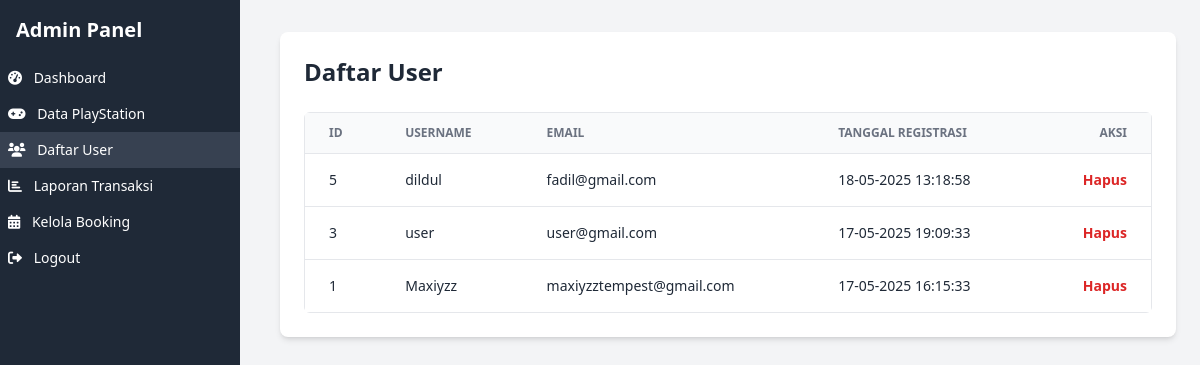
/admin/daftar_user.php (signed in), run on the app's committed database.
### tables this page shows
CREATE TABLE `users` (
  `user_id` int(11) NOT NULL,
  `username` varchar(50) NOT NULL,
  `email` varchar(100) NOT NULL,
  `password` varchar(255) NOT NULL,
  `role` varchar(20) NOT NULL,
  `created_at` timestamp NOT NULL DEFAULT current_timestamp(),
  `updated_at` timestamp NOT NULL DEFAULT current_timestamp() ON UPDATE current_timestamp()
);

### admin/daftar_user.php (the view, shortened to what this page needs)
<?php
require_once '../includes/koneksi.php';
$stmt = $pdo->query("SELECT user_id, username, email, created_at FROM users ORDER BY user_id DESC");
$users = $stmt->fetchAll(PDO::FETCH_ASSOC);
?>
<!DOCTYPE html>
<html lang="id">
<head>
    <script src="https://cdn.tailwindcss.com"></script>
    <link href="https://cdnjs.cloudflare.com/ajax/libs/font-awesome/6.0.0-beta3/css/all.min.css" rel="stylesheet">
</head>
<body class="bg-gray-100">
    <div id="sidebar" class="bg-gray-800 text-white w-60 flex-shrink-0 transform -translate-x-full sm:translate-x-0 transition-transform duration-300 ease-in-out fixed top-0 left-0 h-full z-20">
        <div class="p-4">
            <h1 class="text-xl font-semibold">Admin Panel</h1>
        </div>
        <ul>
            <li class="p-2 hover:bg-gray-700">
                <a href="../dashboard.php" class="block text-sm"><i class="fas fa-tachometer-alt mr-2"></i> Dashboard</a>
            </li>
            <li class="p-2 hover:bg-gray-700">
                <a href="data_ps.php" class="block text-sm"><i class="fas fa-gamepad mr-2"></i> Data PlayStation</a>
            </li>
            <li class="p-2 bg-gray-700">
                <a href="daftar_user.php" class="block text-sm"><i class="fas fa-users mr-2"></i> Daftar User</a>
            </li>
            <li class="p-2 hover:bg-gray-700">
                <a href="laporan_transaksi.php" class="block text-sm"><i class="fas fa-chart-bar mr-2"></i> Laporan Transaksi</a>
            </li>
            <li class="p-2 hover:bg-gray-700">
                <a href="kelola_booking.php" class="block text-sm"><i class="fas fa-calendar-alt mr-2"></i> Kelola Booking</a>
            </li>
            <li class="p-2 hover:bg-gray-700">
                <a href="../auth/logout.php" class="block text-sm"><i class="fas fa-sign-out-alt mr-2"></i> Logout</a>
            </li>
        </ul>
    </div>
<div class="px-6 py-8 sm:ml-64 bg-gray-100 min-h-screen">
    <div class="bg-white shadow-md rounded-lg p-6">
        <h2 class="text-2xl font-bold text-gray-800 mb-6">Daftar User</h2>
        <div class="overflow-x-auto rounded-md">
            <table class="min-w-full bg-white divide-y divide-gray-200 border border-gray-200">
                <thead class="bg-gray-50">
                    <tr>
                        <th class="px-6 py-3 text-left text-xs font-semibold text-gray-500 uppercase">ID</th>
                        <th class="px-6 py-3 text-left text-xs font-semibold text-gray-500 uppercase">Username</th>
                        <th class="px-6 py-3 text-left text-xs font-semibold text-gray-500 uppercase">Email</th>
                        <th class="px-6 py-3 text-left text-xs font-semibold text-gray-500 uppercase">Tanggal Registrasi</th>
                        <th class="px-6 py-3 text-right text-xs font-semibold text-gray-500 uppercase">Aksi</th>
                    </tr>
                </thead>
                <tbody class="bg-white divide-y divide-gray-200">
                    <?php foreach ($users as $user) : ?>
                        <tr class="hover:bg-gray-50">
                            <td class="px-6 py-4 text-sm text-gray-800"><?php echo $user['user_id']; ?></td>
                            <td class="px-6 py-4 text-sm text-gray-800"><?php echo htmlspecialchars($user['username']); ?></td>
                            <td class="px-6 py-4 text-sm text-gray-800"><?php echo htmlspecialchars($user['email']); ?></td>
                            <td class="px-6 py-4 text-sm text-gray-800"><?php echo date('d-m-Y H:i:s', strtotime($user['created_at'])); ?></td>
                            <td class="px-6 py-4 text-sm text-right">
                                <form method="post" onsubmit="return confirm('Apakah Anda yakin ingin menghapus user ini?')" class="inline-block">
                                    <button type="submit" name="hapus_user" class="text-red-600 hover:text-red-800 font-semibold">Hapus</button>
                                </form>
                            </td>
                        </tr>
                    <?php endforeach; ?>
                </tbody>
            </table>
        </div>
    </div>
</div>
</body>
</html>

### data on the page
users: user_id "5", username "dildul", email "fadil@gmail.com", created_at "18-05-2025 13:18:58"
users: user_id "3", username "user", email "user@gmail.com", created_at "17-05-2025 19:09:33"
users: user_id "1", username "Maxiyzz", email "maxiyzztempest@gmail.com", created_at "17-05-2025 16:15:33"
